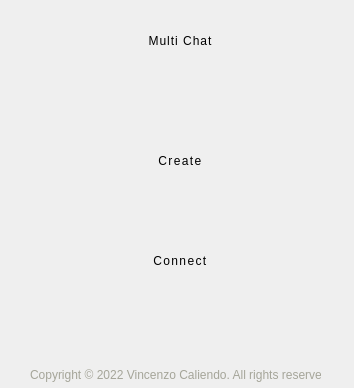
<?xml version="1.0" encoding="UTF-8"?>
<ui version="4.0">
 <class>MainDialog</class>
 <widget class="QDialog" name="MainDialog">
  <property name="geometry">
   <rect>
    <x>0</x>
    <y>0</y>
    <width>354</width>
    <height>388</height>
   </rect>
  </property>
  <property name="windowTitle">
   <string>Multi Chat</string>
  </property>
  <property name="styleSheet">
   <string notr="true">QDialog {
background-color: '#0d3d4c';
}</string>
  </property>
  <widget class="QLabel" name="titleLabel">
   <property name="geometry">
    <rect>
     <x>70</x>
     <y>20</y>
     <width>221</width>
     <height>41</height>
    </rect>
   </property>
   <property name="styleSheet">
    <string notr="true">QLabel {
	font: 700 30pt &quot;Yu Gothic UI&quot;;
	letter-spacing: 1px;
	color: '#e3e3e3';
}</string>
   </property>
   <property name="text">
    <string>Multi Chat</string>
   </property>
   <property name="alignment">
    <set>Qt::AlignCenter</set>
   </property>
  </widget>
  <widget class="QPushButton" name="createBtn">
   <property name="geometry">
    <rect>
     <x>80</x>
     <y>130</y>
     <width>201</width>
     <height>61</height>
    </rect>
   </property>
   <property name="styleSheet">
    <string notr="true">QPushButton {
	border: 5px solid '#101014';
	font: 700 20pt &quot;Yu Gothic UI&quot;;
	letter-spacing: 1.4px;
	color: '#e3e3e3';
	border-radius: 12px;
}

QPushButton::hover {
	background-color: '#0c2f3a';
}</string>
   </property>
   <property name="text">
    <string>Create</string>
   </property>
  </widget>
  <widget class="QPushButton" name="connectBtn">
   <property name="geometry">
    <rect>
     <x>80</x>
     <y>230</y>
     <width>201</width>
     <height>61</height>
    </rect>
   </property>
   <property name="styleSheet">
    <string notr="true">QPushButton {
	border: 5px solid '#101014';
	font: 700 20pt &quot;Yu Gothic UI&quot;;
	letter-spacing: 1.4px;
	color: '#e3e3e3';
	border-radius: 12px;
}

QPushButton::hover {
	background-color: '#0c2f3a';
}</string>
   </property>
   <property name="text">
    <string>Connect</string>
   </property>
  </widget>
  <widget class="QLabel" name="lineLabel">
   <property name="geometry">
    <rect>
     <x>80</x>
     <y>70</y>
     <width>201</width>
     <height>4</height>
    </rect>
   </property>
   <property name="styleSheet">
    <string notr="true">QLabel {
	background-color: '#101014';
	border-radius: 2px;
}</string>
   </property>
   <property name="text">
    <string/>
   </property>
  </widget>
  <widget class="QLabel" name="copyrightLabel">
   <property name="geometry">
    <rect>
     <x>30</x>
     <y>364</y>
     <width>291</width>
     <height>21</height>
    </rect>
   </property>
   <property name="styleSheet">
    <string notr="true">QLabel {
	font: 700 8pt &quot;Yu Gothic UI&quot;;
	color: rgb(165, 165, 153);
}</string>
   </property>
   <property name="text">
    <string>Copyright © 2022 Vincenzo Caliendo. All rights reserved</string>
   </property>
  </widget>
 </widget>
 <resources/>
 <connections/>
</ui>
